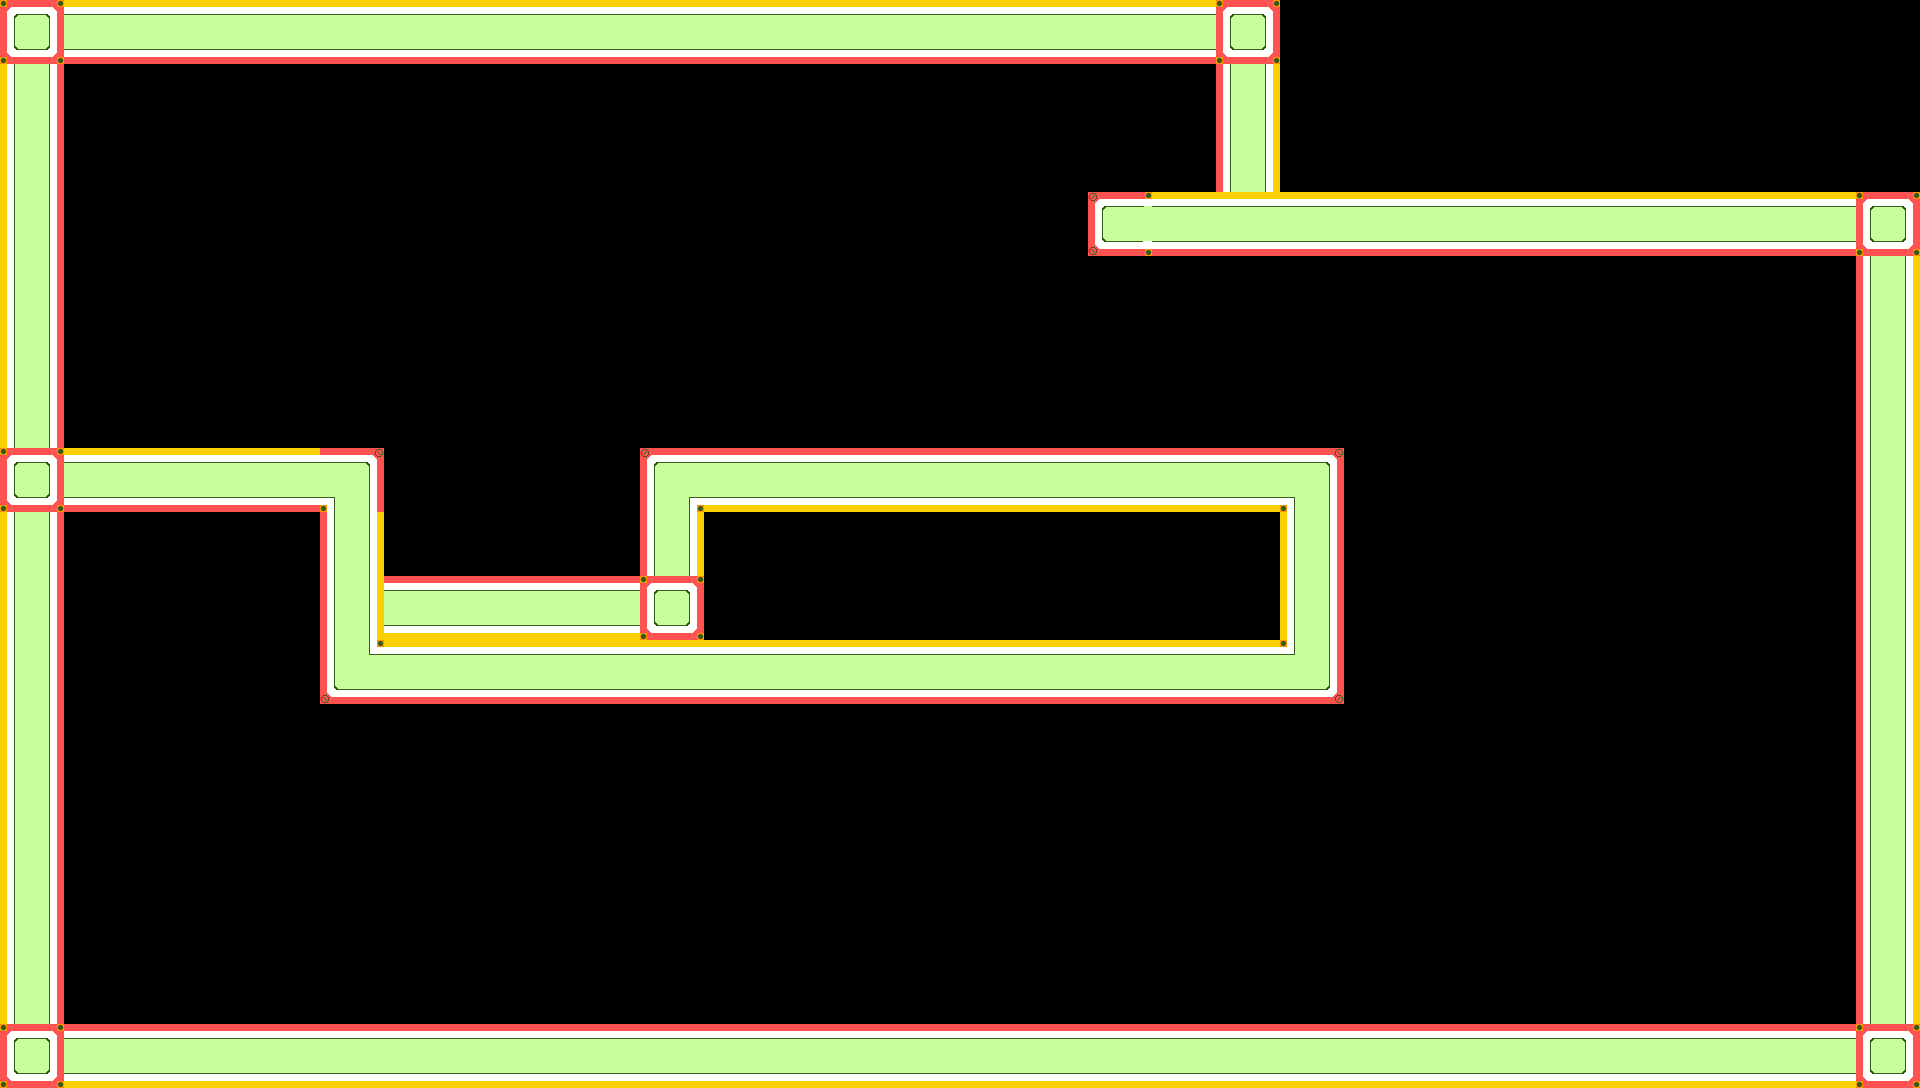

This is a level from a 2D game, rendered from its Tiled map with the project's own tilesets. A one-line summary and the complete map file follow:
An orthogonal 30x17 tile map with 64x64 px tiles, 1 tile layer (World), 6 tilesets and 4 objects (3x Box, Player).

<map version="1.10" tiledversion="1.10.1" orientation="orthogonal" renderorder="right-down" width="30" height="17" tilewidth="64" tileheight="64" infinite="0" nextlayerid="14" nextobjectid="82">
 <tileset firstgid="1" name="checkers" tilewidth="64" tileheight="64" spacing="48" tilecount="1" columns="1">
  <image source="checkers.png" width="64" height="64" />
 </tileset>
 <tileset firstgid="2" name="triangle" tilewidth="64" tileheight="64" spacing="48" tilecount="1" columns="1">
  <image source="triangle.png" width="64" height="64" />
 </tileset>
 <tileset firstgid="3" name="bluebox" tilewidth="128" tileheight="128" tilecount="1" columns="1">
  <image source="bluebox.png" width="128" height="128" />
 </tileset>
 <tileset firstgid="4" name="orangebox" tilewidth="128" tileheight="128" tilecount="1" columns="1">
  <image source="orangebox.png" width="128" height="128" />
 </tileset>
 <tileset firstgid="5" name="yellowbox" tilewidth="128" tileheight="128" tilecount="1" columns="1">
  <image source="yellowbox.png" width="128" height="128" />
 </tileset>
 <tileset firstgid="6" name="walls" tilewidth="64" tileheight="64" tilecount="4" columns="2">
  <image source="wallpreview.png" width="128" height="128" />
 </tileset>
 <layer id="11" name="World" class="World" width="30" height="17">
  <data encoding="csv">
8,3221225478,3221225478,3221225478,3221225478,3221225478,3221225478,3221225478,3221225478,3221225478,3221225478,3221225478,3221225478,3221225478,3221225478,3221225478,3221225478,3221225478,3221225478,8,0,0,0,0,0,0,0,0,0,0,
2684354566,0,0,0,0,0,0,0,0,0,0,0,0,0,0,0,0,0,0,1610612742,0,0,0,0,0,0,0,0,0,0,
2684354566,0,0,0,0,0,0,0,0,0,0,0,0,0,0,0,0,0,0,1610612742,0,0,0,0,0,0,0,0,0,0,
2684354566,0,0,0,0,0,0,0,0,0,0,0,0,0,0,0,0,3221225481,3221225478,3221225478,3221225478,3221225478,3221225478,3221225478,3221225478,3221225478,3221225478,3221225478,3221225478,8,
2684354566,0,0,0,0,0,0,0,0,0,0,0,0,0,0,0,0,0,0,0,0,0,0,0,0,0,0,0,0,1610612742,
2684354566,0,0,0,0,0,0,0,0,0,0,0,0,0,0,0,0,0,0,0,0,0,0,0,0,0,0,0,0,1610612742,
2684354566,0,0,0,0,0,0,0,0,0,0,0,0,0,0,0,0,0,0,0,0,0,0,0,0,0,0,0,0,1610612742,
8,3221225478,3221225478,3221225478,3221225478,7,0,0,0,0,1610612743,6,6,6,6,6,6,6,6,6,7,0,0,0,0,0,0,0,0,1610612742,
2684354566,0,0,0,0,1610612742,0,0,0,0,1610612742,0,0,0,0,0,0,0,0,0,2684354566,0,0,0,0,0,0,0,0,1610612742,
2684354566,0,0,0,0,1610612742,6,6,6,6,8,0,0,0,0,0,0,0,0,0,2684354566,0,0,0,0,0,0,0,0,1610612742,
2684354566,0,0,0,0,3221225479,3221225478,3221225478,3221225478,3221225478,3221225478,3221225478,3221225478,3221225478,3221225478,3221225478,3221225478,3221225478,3221225478,3221225478,2684354567,0,0,0,0,0,0,0,0,1610612742,
2684354566,0,0,0,0,0,0,0,0,0,0,0,0,0,0,0,0,0,0,0,0,0,0,0,0,0,0,0,0,1610612742,
2684354566,0,0,0,0,0,0,0,0,0,0,0,0,0,0,0,0,0,0,0,0,0,0,0,0,0,0,0,0,1610612742,
2684354566,0,0,0,0,0,0,0,0,0,0,0,0,0,0,0,0,0,0,0,0,0,0,0,0,0,0,0,0,1610612742,
2684354566,0,0,0,0,0,0,0,0,0,0,0,0,0,0,0,0,0,0,0,0,0,0,0,0,0,0,0,0,1610612742,
2684354566,0,0,0,0,0,0,0,0,0,0,0,0,0,0,0,0,0,0,0,0,0,0,0,0,0,0,0,0,1610612742,
8,6,6,6,6,6,6,6,6,6,6,6,6,6,6,6,6,6,6,6,6,6,6,6,6,6,6,6,6,8
</data>
 </layer>
 <objectgroup id="5" name="Player" class="Player" opacity="0.99" offsetx="-64" offsety="0">
  <object id="81" name="Player" type="Player" x="128" y="320" width="128" height="128" />
 </objectgroup>
 <objectgroup id="13" name="Box">
  <object id="77" name="yellowBox" type="Box" gid="5" x="1093.94" y="192.67" width="128" height="128">
   <properties>
    <property name="Horizontal only" type="bool" value="false" />
    <property name="Vertical only" type="bool" value="false" />
   </properties>
  </object>
  <object id="78" name="blueBox" type="Box" gid="3" x="255.879" y="322" width="128" height="128" rotation="90">
   <properties>
    <property name="Horizontal only" type="bool" value="false" />
    <property name="Vertical only" type="bool" value="true" />
   </properties>
  </object>
  <object id="79" name="blueBox" type="Box" gid="3" x="511.879" y="898" width="128" height="128" rotation="90">
   <properties>
    <property name="Horizontal only" type="bool" value="false" />
    <property name="Vertical only" type="bool" value="true" />
   </properties>
  </object>
 </objectgroup>
</map>
